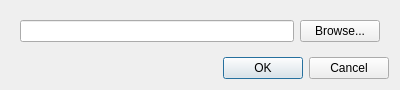
<?xml version="1.0" encoding="UTF-8"?>
<ui version="4.0">
 <class>SelectDatabase</class>
 <widget class="QDialog" name="SelectDatabase">
  <property name="geometry">
   <rect>
    <x>0</x>
    <y>0</y>
    <width>400</width>
    <height>70</height>
   </rect>
  </property>
  <property name="windowTitle">
   <string>Dialog</string>
  </property>
  <layout class="QVBoxLayout" name="verticalLayout">
   <item>
    <widget class="QWidget" name="widget" native="true">
     <layout class="QGridLayout" name="gridLayout" rowstretch="0">
      <item row="0" column="0">
       <widget class="QLineEdit" name="lineEdit"/>
      </item>
      <item row="0" column="1">
       <widget class="QPushButton" name="pushButton">
        <property name="text">
         <string>Browse...</string>
        </property>
       </widget>
      </item>
     </layout>
    </widget>
   </item>
   <item>
    <widget class="QDialogButtonBox" name="buttonBox">
     <property name="orientation">
      <enum>Qt::Horizontal</enum>
     </property>
     <property name="standardButtons">
      <set>QDialogButtonBox::Cancel|QDialogButtonBox::Ok</set>
     </property>
    </widget>
   </item>
  </layout>
 </widget>
 <resources/>
 <connections>
  <connection>
   <sender>buttonBox</sender>
   <signal>accepted()</signal>
   <receiver>SelectDatabase</receiver>
   <slot>accept()</slot>
   <hints>
    <hint type="sourcelabel">
     <x>248</x>
     <y>254</y>
    </hint>
    <hint type="destinationlabel">
     <x>157</x>
     <y>274</y>
    </hint>
   </hints>
  </connection>
  <connection>
   <sender>buttonBox</sender>
   <signal>rejected()</signal>
   <receiver>SelectDatabase</receiver>
   <slot>reject()</slot>
   <hints>
    <hint type="sourcelabel">
     <x>316</x>
     <y>260</y>
    </hint>
    <hint type="destinationlabel">
     <x>286</x>
     <y>274</y>
    </hint>
   </hints>
  </connection>
 </connections>
</ui>
